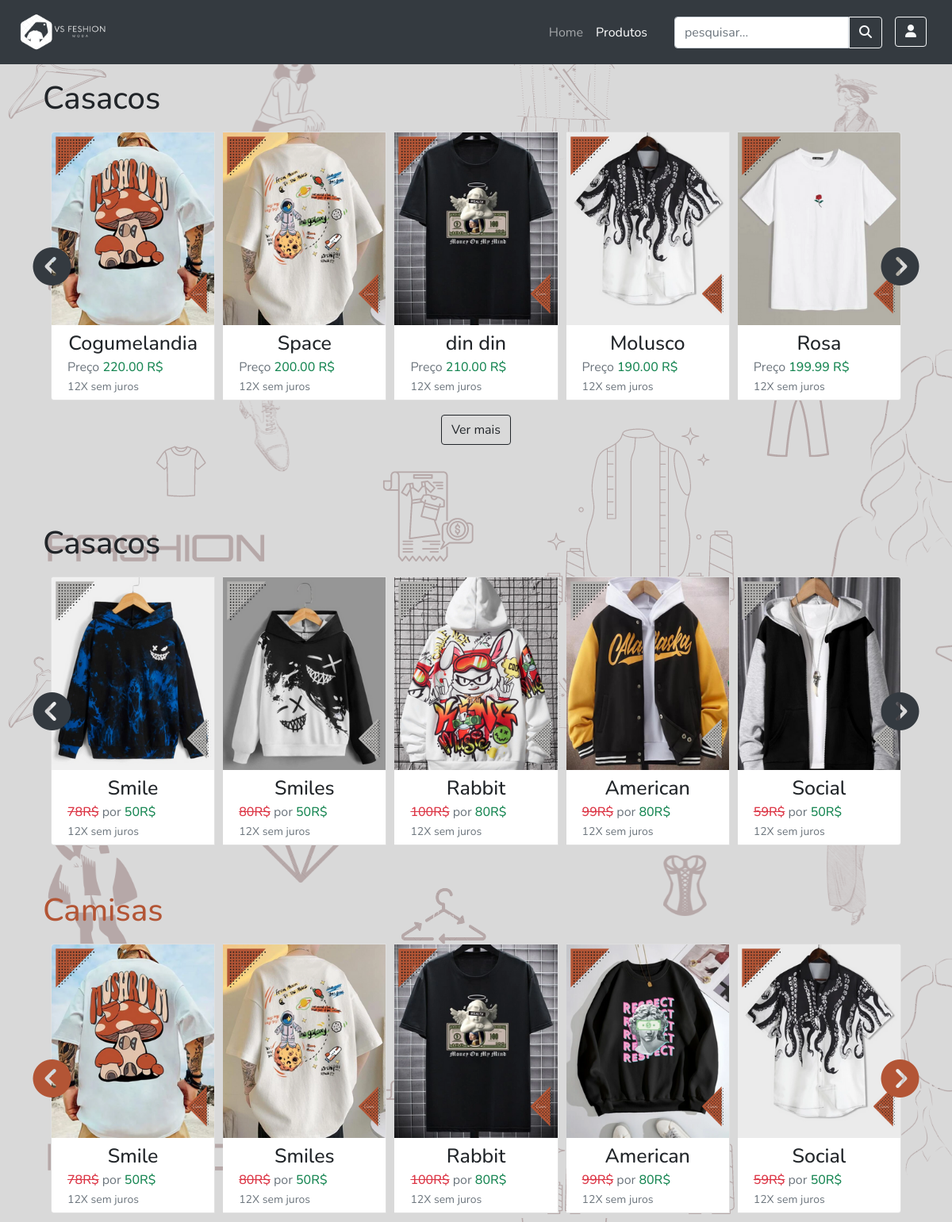
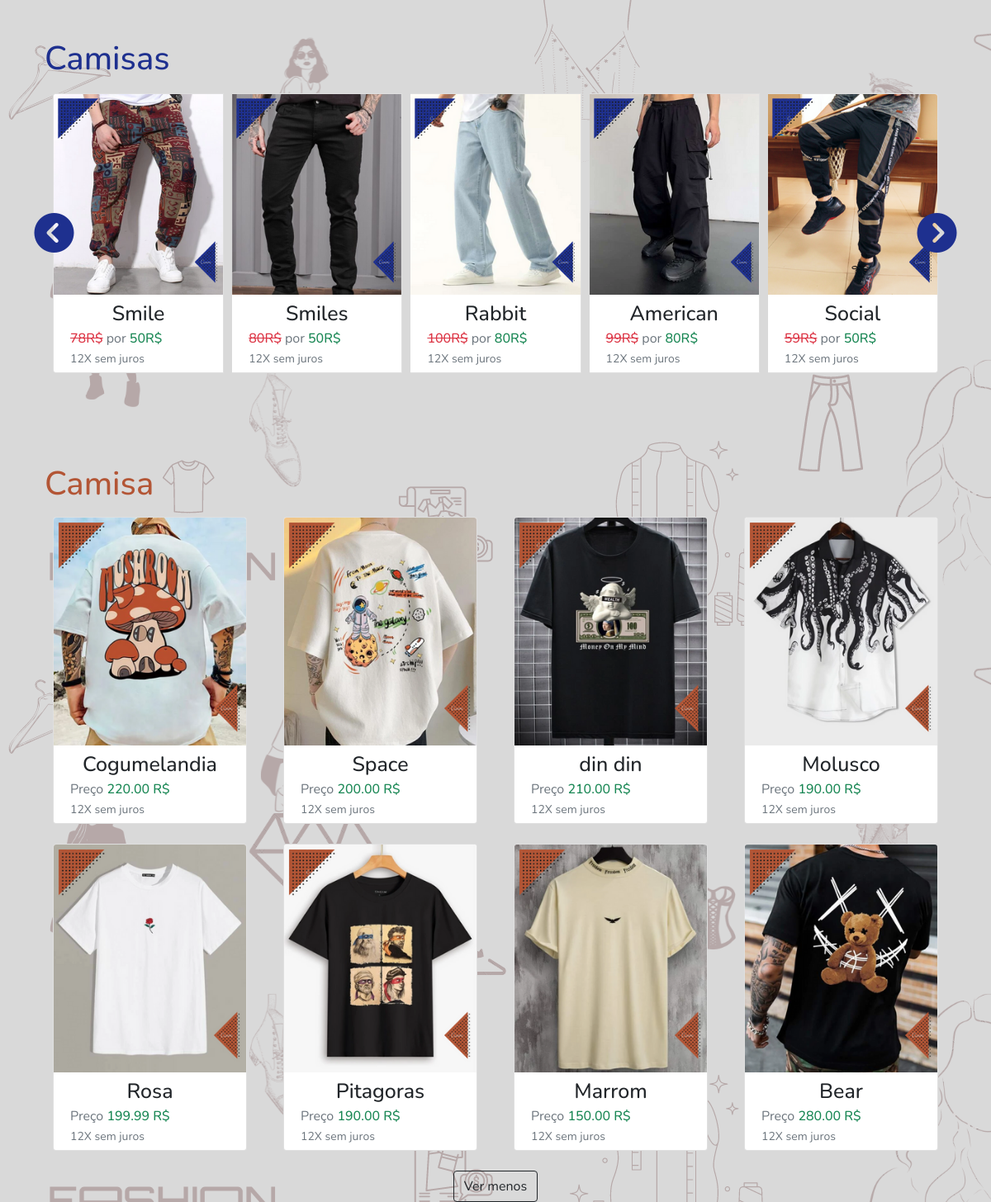
Page /test.php on the committed database (2 pictures, top to bottom).
### tables this page shows
CREATE TABLE `produto` (
  `id` int(11) NOT NULL,
  `titulo` varchar(100) NOT NULL,
  `descricao` text NOT NULL,
  `genero` varchar(30) NOT NULL,
  `tamanho` varchar(20) NOT NULL,
  `preco` decimal(10,2) NOT NULL,
  `quantidade` int(7) NOT NULL,
  `estilo_roupa` varchar(40) NOT NULL,
  `name_imagem` varchar(200) DEFAULT NULL,
  `type_imagem` varchar(30) DEFAULT NULL,
  `tmp_imagem` blob DEFAULT NULL,
  `usuario_id` int(11) DEFAULT NULL,
  `administrador_id` int(11) DEFAULT NULL
);

### test.php (the view, shortened to what the rows shown need)
<?php
    include_once "php/conexao.php";
?>
<!DOCTYPE html>
<html lang="en">
<head>
    <link rel="stylesheet" href="css/bootstrap.min.css">
    <link href="https://cdn.jsdelivr.net/npm/bootstrap@5.0.2/dist/css/bootstrap.min.css" rel="stylesheet">
    <link rel="stylesheet" href="css/estilo-produtos.css">
</head>
<body>
    <section id="produtos" class="mb-mx">
        <div class="container">
            <h1 class="text-dark">Casacos</h1>
            <div class="row espaçamento-conteudos">
                <div class="col-xs-12">
                    <?php
                    $stmt = $pdo->prepare("SELECT * FROM produto");
                    $stmt->execute();
                    $resultados = $stmt->fetchAll(PDO::FETCH_ASSOC);
                    ?>
                    <div id="Carrosel1" class="carousel slide" data-bs-ride="carousel">
                        <div class="carousel-inner">
                            <?php
                            $chunked_results = array_chunk($resultados, 5);
                            $active = true;
                            foreach ($chunked_results as $chunk) {
                                echo '<div class="carousel-item ' . ($active ? 'active' : '') . '">';
                                    echo '<div class="card-group">';
                                        foreach ($chunk as $row) {
                                            $titulo = $row['titulo'];
                                            $valor = $row['preco'];
                                            $imagem = $row['name_imagem'];
                                            echo '<div class="card">';
                                                echo '<a href="tela_produto.html" class="text-decoration-none">';
                                                    ?><img class="card-img-top" src="imagens/Camisa/<?php echo $imagem; ?>" alt="Card image cap"><?php
                                                    echo '<div class="card-body">';
                                                        echo '<h4 class="card-title text-center text-dark estilo-card-h4">' . $titulo . '</h4>';
                                                        echo '<p class="card-text text-muted estilo-card-p">Preço <span class="text-success h6 estilo-card-p">' . $valor . ' R$</span> <br> <small class="">12X sem juros</small></p>';
                                                    echo '</div>';
                                                echo '</a>';
                                            echo '</div>';
                                        }
                                    echo '</div>';
                                echo '</div>';
                                $active = false;
                            }
                            ?>
                        </div>
                    </div>
                </div>
            </div>
        </div>
    </section>
    <section id="produtos" class=" mb-mx">
        <div class="container">
            <h1 class="text-dark">Casacos</h1>
        </div>
    </section >
    <section id="produtos2" class="mt-5 mb-5">
        <div class="container">
            <h1 class="text-marrom">Camisas</h1>
        </div>
    </section >
    <section id="produtos2" class="mt-5 mb-5">
        <div class="container">
            <h1 class="text-azul    ">Camisas</h1>
        </div>
    </section >
    <?php
        $stmt = $pdo->prepare("SELECT * FROM produto");
        $stmt->execute();
        $resultados = $stmt->fetchAll(PDO::FETCH_ASSOC);
    ?>
    <section id="produtos" class="mb-mx">
        <div class="container">
            <h1 class="text-marrom mb-3">Camisa</h1>
            <div class="row row-cols-1 row-cols-sm-4 g-4">
                <?php
                    $contador = 0;
                    foreach ($resultados as $row) {
                        if($contador >= 8){
                            break;
                        }
                        $titulo = $row['titulo'];
                        $valor = $row['preco'];
                        $imagem = $row['name_imagem'];
                        echo '<div class="col">';
                            echo '<div class="card">';
                                echo '<a href="tela_produto.html" class="text-decoration-none">';
                                    ?><img class="card-img-top" src="imagens/Camisa/<?php echo $imagem; ?>" alt="Card image cap"><?php
                                    echo '<div class="card-body">';
                                        echo '<h4 class="card-title text-center text-dark estilo-card-h4">' . $titulo . '</h4>';
                                        echo '<p class="card-text text-muted estilo-card-p">Preço <span class="text-success h6 estilo-card-p">' . $valor . ' R$</span> <br> <small class="">12X sem juros</small></p>';
                                    echo '</div>';
                                echo '</a>';
                            echo '</div>';
                        echo '</div>';
                        $contador++;
                    }
                ?>
            </div>
        </div>
    </section>
</body>

### rows in the picture
produto: name_imagem (picture), titulo "Cogumelandia", preco "220.00"
produto: name_imagem (picture), titulo "Space", preco "200.00"
produto: name_imagem (picture), titulo "din din", preco "210.00"
produto: name_imagem (picture), titulo "Molusco", preco "190.00"
produto: name_imagem (picture), titulo "Rosa", preco "199.99"
produto: name_imagem (picture), titulo "Pitagoras", preco "190.00"
produto: name_imagem (picture), titulo "Marrom", preco "150.00"
produto: name_imagem (picture), titulo "Bear", preco "280.00"
